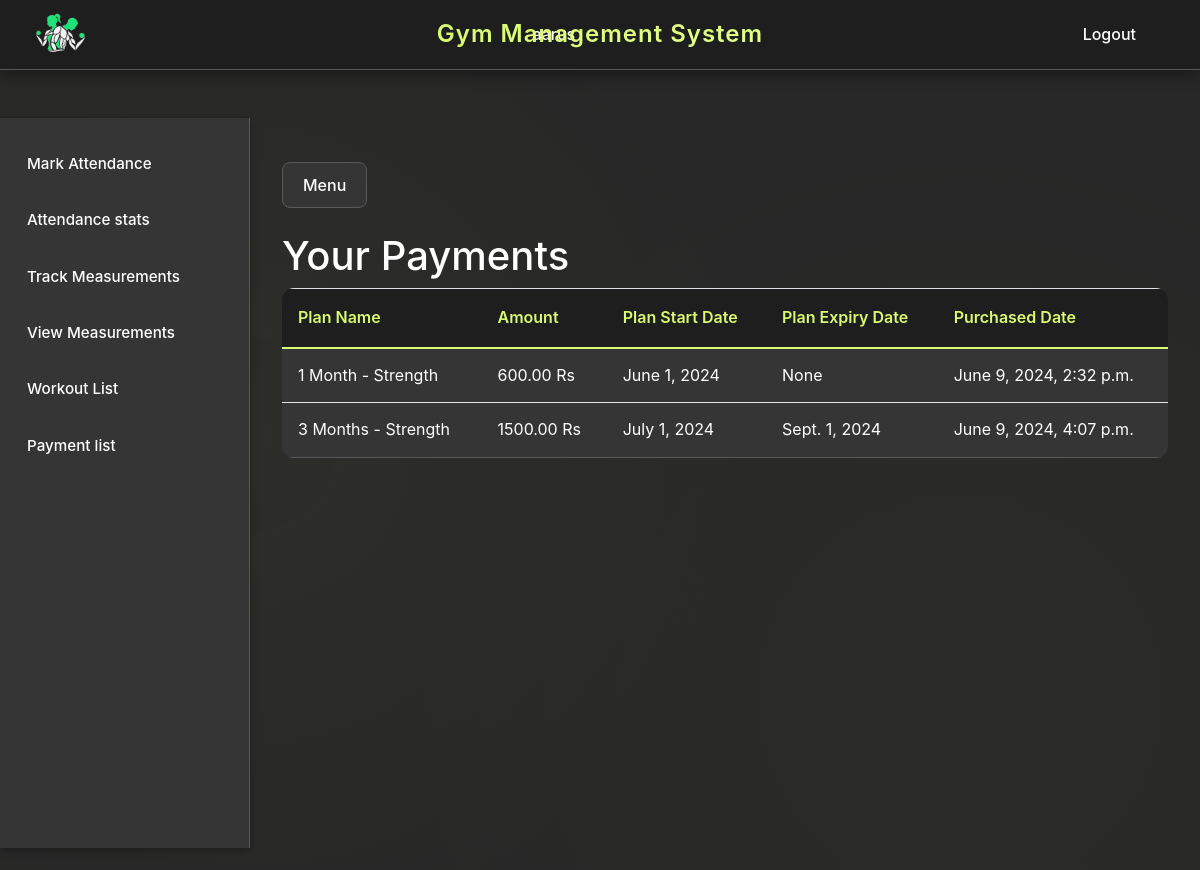
The page /payment_list/ (signed in) on the database its author committed.
### memberships/models.py (models this page shows, shortened)
class Payment(models.Model):
    user = models.ForeignKey(User, on_delete=models.CASCADE)
    plan = models.ForeignKey(Plan, on_delete=models.CASCADE)
    amount = models.DecimalField(max_digits=10, decimal_places=2)
    payment_date = models.DateTimeField(auto_now_add=True)
    start_date = models.DateField()
    expiry_date = models.DateField()

class Plan(models.Model):
    name = models.CharField(max_length=100)
    description = models.TextField()
    price = models.DecimalField(max_digits=10, decimal_places=2)
    duration = models.IntegerField(help_text="Duration in months")

### memberships/views.py (the view)
# urls.py: path('payment_list/', views.payment_list, name='payment_list'),
@login_required
def payment_list(request):
    payments = Payment.objects.filter(user=request.user)
    return render(request, 'memberships/payment_list.html', {'payments': payments})

### main/templates/memberships/payment_list.html
{% extends "base.html" %} {% block content %}
<h1>Your Payments</h1>
<table class="table">
  <thead>
    <tr>
      <th>Plan Name</th>
      <th>Amount</th>
      <th>Plan Start Date</th>
      <th>Plan Expiry Date</th>
      <th>Purchased Date</th>
    </tr>
  </thead>
  <tbody>
    {% for payment in payments %}
    <tr>
      <td>{{ payment.plan.name }}</td>
      <td>{{ payment.amount }} Rs</td>
      <td>{{ payment.start_date }}</td>
      <td>{{ payment.expiry_date }}</td>
      <td>{{ payment.payment_date }}</td>
    </tr>
    {% endfor %}
  </tbody>
</table>
{% endblock %}

### main/templates/base.html (shortened to what this page needs)
<!doctype html>
<html>
  <head>
    <link
      href="https://stackpath.bootstrapcdn.com/bootstrap/4.5.2/css/bootstrap.min.css"
      rel="stylesheet"
    />
    {% load static %}
    <link rel="stylesheet" type="text/css" href="{% static 'css/main.css' %}" />
    <link rel="stylesheet" type="text/css" href="{% static 'css/base.css' %}" />
  </head>
  <body>
    <div class="header">
      <a href="{% url 'home' %}">
        <img
          src="{% static 'images/gms_logo.png' %}"
          alt="Logo"
          href="{% url 'register' %}"
        />
      </a>
      <div class="center">Gym Management System</div>
      <div class="text-white mr-5">{{user.username}}</div>
      <a href="{% url 'logout' %}" class="text-white">Logout</a>
    </div>
    <div class="sidebar mt-5" id="sidebar" style="z-index: 999">
       {% if not user.is_staff %}
      <a href="{% url 'mark_attendance' %}">Mark Attendance</a>
      <a href="{% url 'attendance_stats' %}">Attendance stats</a>
      <a href="{% url 'add_measurement' %}">Track Measurements</a>
      <a href="{% url 'measurement_list' %}">View Measurements</a>
      <a href="{% url 'workout_plan_list' %}">Workout List</a>
      <a href="{% url 'payment_list' %}">Payment list</a>
      {% endif %}
    </div>
    <div class="content" id="content">
      <button
        class="btn btn-secondary"
        id="sidebarCollapse"
        style="margin-top: 60px"
      >
        Menu
      </button>
      {% block content %} {% endblock %}
    </div>
  </body>
</html>

### main/static/css/main.css (style rules this page uses)
.header { height: 60px; background-color: #343a40; color: #ffffff; text-align: center; position: fixed; width: 100%; top: 0; z-index: 1000; display: flex; align-items: center; justify-content: space-between; padding: 0 15px; }
.header img { height: 50px; }
.header .center { flex-grow: 1; text-align: center; }
.content { padding: 20px; }
.sidebar { height: 100%; width: 250px; position: fixed; top: 0; left: -250px; background-color: #343a40; padding-top: 20px; transition: all 0.3s ease; }
.sidebar a { padding: 15px 8px 15px 16px; text-decoration: none; font-size: 18px; color: #ffffff; display: block; }
.content { margin-left: 0; padding: 20px; transition: margin-left 0.3s ease; }

### rows shown on the page
Payment: plan.name "1 Month - Strength", amount "600.00", start_date "June 1, 2024", expiry_date "None", payment_date "June 9, 2024, 2:32 p.m."
Payment: plan.name "3 Months - Strength", amount "1500.00", start_date "July 1, 2024", expiry_date "Sept. 1, 2024", payment_date "June 9, 2024, 4:07 p.m."

### other values the page prints
{{ user.username }} "aarus"
